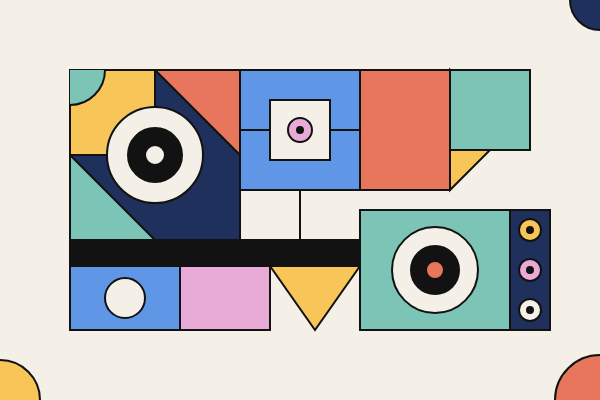
Frame 1 (no input)
Frame 2 (the mouse pressed at the canvas centre, redrawn once): identical to frame 1, image omitted

The p5.js sketch that drew this single still picture (run headless with seeded random() and noise() and a simulated clock; the mouse was pressed at the canvas centre and the sketch redrawn once):

// p5.js sketch
// ── sketch.js
function setup() {
  createCanvas(600, 400);
  noLoop();
}
function draw() {
  background(244, 240, 232);
  stroke(18);
  strokeWeight(2);
  fill(32, 48, 92);
  rect(70, 70, 170, 170);
  fill(248, 198, 88);
  rect(70, 70, 85, 85);
  fill(232, 118, 92);
  triangle(155, 70, 240, 70, 240, 155);
  fill(124, 196, 182);
  triangle(70, 155, 70, 240, 155, 240);
  fill(244, 240, 232);
  circle(155, 155, 96);
  fill(18);
  circle(155, 155, 54);
  fill(244, 240, 232);
  circle(155, 155, 20);
  fill(96, 150, 230);
  rect(240, 70, 120, 120);
  fill(244, 240, 232);
  rect(270, 100, 60, 60);
  fill(232, 170, 214);
  circle(300, 130, 24);
  fill(18);
  circle(300, 130, 6);
  fill(232, 118, 92);
  rect(360, 70, 90, 120);
  fill(248, 198, 88);
  triangle(450, 70, 450, 190, 510, 130);
  fill(124, 196, 182);
  rect(450, 70, 80, 80);
  fill(18);
  line(240, 130, 270, 130);
  line(330, 130, 360, 130);
  line(155, 240, 155, 300);
  line(300, 190, 300, 240);
  fill(18);
  rect(70, 240, 290, 26);
  fill(96, 150, 230);
  rect(70, 266, 110, 64);
  fill(244, 240, 232);
  circle(125, 298, 40);
  fill(232, 170, 214);
  rect(180, 266, 90, 64);
  fill(248, 198, 88);
  triangle(270, 266, 360, 266, 315, 330);
  fill(124, 196, 182);
  rect(360, 210, 150, 120);
  fill(244, 240, 232);
  circle(435, 270, 86);
  fill(18);
  circle(435, 270, 48);
  fill(232, 118, 92);
  circle(435, 270, 18);
  fill(32, 48, 92);
  rect(510, 210, 40, 120);
  fill(248, 198, 88);
  circle(530, 230, 22);
  fill(232, 170, 214);
  circle(530, 270, 22);
  fill(244, 240, 232);
  circle(530, 310, 22);
  fill(18);
  circle(530, 230, 6);
  circle(530, 270, 6);
  circle(530, 310, 6);
  fill(124, 196, 182);
  arc(70, 70, 70, 70, 0, HALF_PI);
  fill(232, 118, 92);
  arc(600, 400, 90, 90, PI, PI + HALF_PI);
  fill(248, 198, 88);
  arc(0, 400, 80, 80, PI + HALF_PI, TWO_PI);
  fill(32, 48, 92);
  arc(600, 0, 60, 60, HALF_PI, PI);
}
